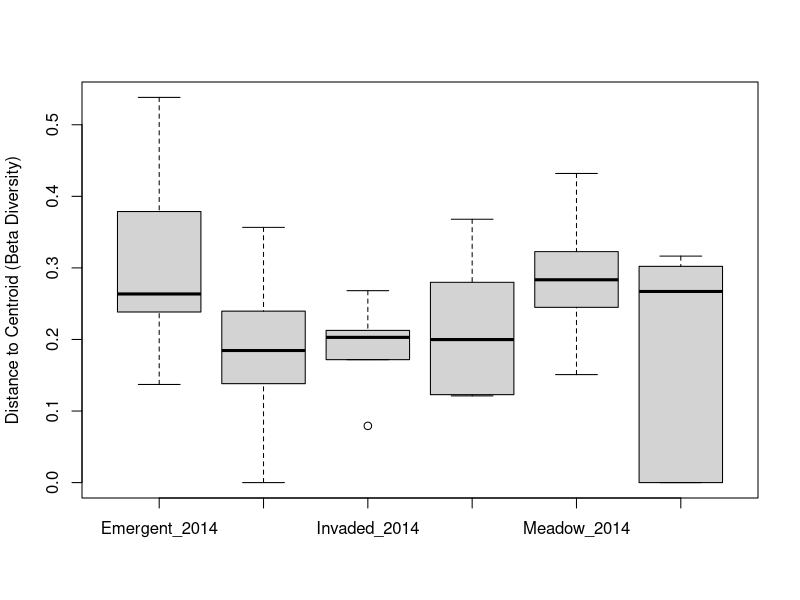

Write R code to recreate this figure. (Note: this script raises an error after producing the figure.)
library(vegan)
library(tidyverse)
library(gridExtra)

#### beta diversity  ####

env <- read.csv("Data/Env_variables.csv")
species <- read.csv("Data/Species matrix_raw.csv")

spp <- species[ , 5:27]

beta <- betadiver(spp, "-1")
mod <- with(env, betadisper(beta, VegYr))

anova(mod)

boxplot(mod,
        xlab = " ",
        ylab = "Distance to Centroid (Beta Diversity)")
       


#### alpha diversity ####
species$Year <- as.factor(species$Year)
str(species)

species$Shannon <- diversity(spp) # Shannon index

species$Pielous <- H/log(specnumber(spp)) # Pielou's evenness

hist(species$Shannon)
hist(species$Pielous)

Div <- ggplot(species, aes(x = VegType, y = Shannon)) +
  geom_boxplot(aes(fill = Year), 
              position = position_dodge(0.9)) +
   theme_classic() +
  scale_fill_manual(values = c("#fc8d62","#1f78b4")) +
  theme(panel.border = element_rect(fill = NA)) +
  labs(x = " ",
       y = expression(paste("Shannon Diversity Index (H)")))  +
  theme(legend.position = "blank") +
  ylim(0, 2)
  
  

Even <- ggplot(species, aes(x = VegType, y = Pielous)) +
  geom_boxplot(aes(fill = Year), 
               position = position_dodge(0.9)) +
  theme_classic() +
  scale_fill_manual(values = c("#fc8d62","#1f78b4")) +
  theme(panel.border = element_rect(fill = NA)) +
  labs(x = " ",
       y = expression(paste("Pielou Evenness (J)"))) +
  ylim(0, 2) +
  theme(legend.position = "blank")
Even
Div



grid.arrange(Div, Even, legend, ncol = 3, widths = c(2.3, 2.3, 0.8))

alphadiversity <- arrangeGrob(Div, Even, legend, ncol = 3, widths = c(2.3, 2.3, 0.8))

ggsave("Figures/Alphda diversity panel.jpeg", alphadiversity)


get_legend<-function(myggplot){
  tmp <- ggplot_gtable(ggplot_build(myggplot))
  leg <- which(sapply(tmp$grobs, function(x) x$name) == "guide-box")
  legend <- tmp$grobs[[leg]]
  return(legend)
}

legend <- get_legend(Even)
